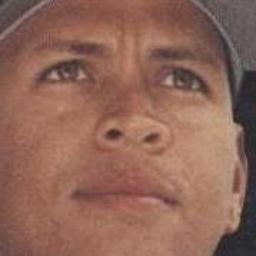
#> input picture Mini_Project/dataset/000_004.jpg, 256 x 256 px; its folder holds only this picture in this run
$ python PCA.py
#> lines starting #> are read from the running program, lines starting #| are printed output that depends on the picture
import matplotlib.image as mpimg
import os
from PIL import Image
import numpy as np
import matplotlib.pyplot as plt
from mpl_toolkits.mplot3d import Axes3D


dirListing = os.listdir('./dataset') # Access the directory
editFiles = []
for item in dirListing:
   if ".jpg" in item:
       editFiles.append('./dataset' +'/'+item) # Saving path of images in list

#print (editFiles)

im_matrix = np.empty((520,1024))
j=0
for i in editFiles:
	img = np.array(Image.open(i).convert('L')) # Converting all images into grayscale & images to array
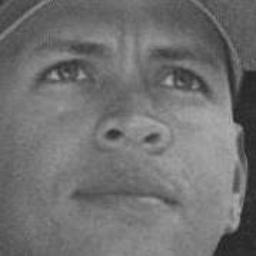
#> img: shape (256, 256); min 31, max 178, mean 112.6
	img_r = np.resize(img,(32,32)) # Resize image
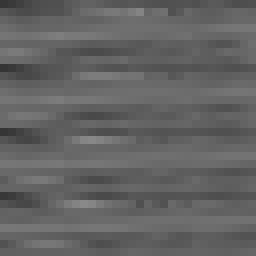
#> img_r: shape (32, 32) (shown 8 times larger); min 53, max 137, mean 98.9
	pix = img_r.flatten()
#> pix = 1024 values, max 137 at index 810, min 53 at index 256, mean 98.89
	im_matrix[j] = pix  # Now creating a matrix to store all flatten images
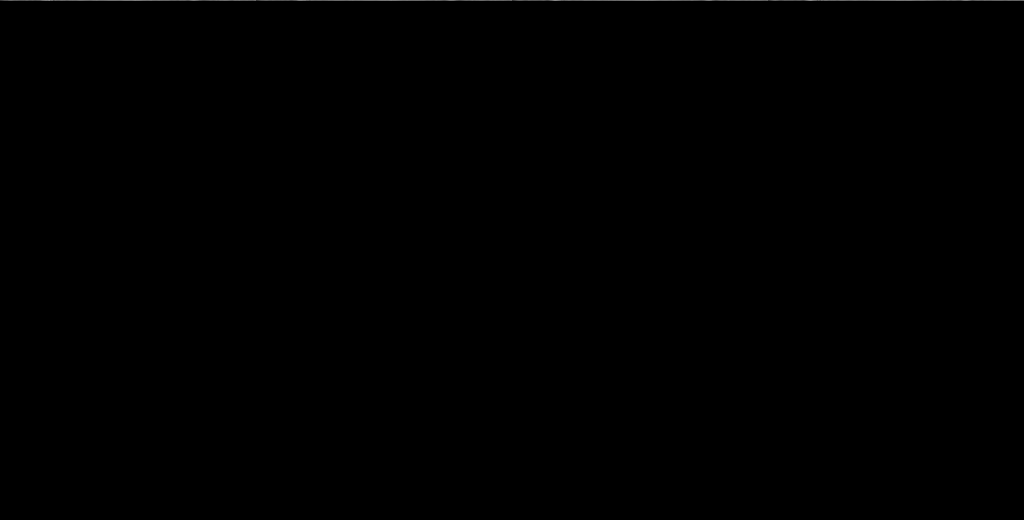
#> im_matrix: shape (520, 1024) float64; min 0, max 137, mean 0.2
	j+=1


num_data,dim = im_matrix.shape # Gives Rows and columns
#> num_data = 520; dim = 1024

im_mean = im_matrix.mean(0)
#> im_mean = 1024 values, max 0.263 at index 810, min 0.102 at index 256, mean 0.19
im_matrix = im_matrix - im_mean

u,s,v = np.linalg.svd(im_matrix)
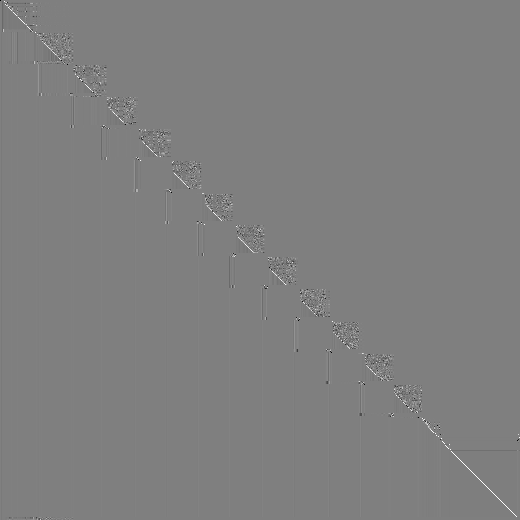
#> u: shape (520, 520) float64; min -0.999, max 0.993, mean -0.000103; drawn with min black and max white
#> s = 520 values, max 3185.2 at index 0, min 3.18e-13 at index 2, mean 6.13

v = np.transpose(v); # Transpose
coeff = np.matmul(im_matrix,v) #Coefficient Matrix
a = coeff[:,0:1]
#> a = 520 values from -3182.2 to 6.13
b = coeff[:,1:2]
#> b = 520 values from -4.57e-14 to 1.49e-16
c = coeff[:,2:3]
#> c = 520 values, max 8.35e-14 at index 0, min 6.44e-16 at index 1, mean 8.03e-16
d = np.zeros(520)

x_axis = []
y_axis = []

'''for k in range(1,500,30):
	im_co   = np.matmul(coeff[:,:k],v[:,:k].T) # Image co-ordinate
	error= np.sum(np.multiply(im_co - im_matrix,im_co - im_matrix))
	x_axis.append(k)
	y_axis.append(error)'''

for i in range(100,600,10):
	# v = v[:,:i] # Cropped Eigen Vector
	i2 = np.matmul(coeff[:,:i],v[:,:i].T)
	diff = ( i2 - im_matrix)
	n1 = np.linalg.norm(diff, axis=1)
	n2 = np.linalg.norm(im_matrix, axis=1)
	ratio = n1/n2
	avg = np.mean(ratio)
	x_axis.append(i)
	y_axis.append(avg)
#> this loop made 50 passes
#> avg on passes 1 to 12: 1.11e-15, 1.12e-15, 1.15e-15, 1.16e-15, 1.17e-15, 1.21e-15, 1.24e-15, 1.27e-15, 1.28e-15, 1.29e-15, 1.29e-15, 1.29e-15
#> after the loop, x_axis = 50 values from 100 to 590; y_axis = 50 values from 1.11e-15 to 1.67e-15


plt.scatter(a,d)
plt.xlabel('PCA-1')
plt.title('1-Dimensional Plot')

plt.figure()
plt.scatter(a,b)
plt.xlabel('PCA-2')
plt.ylabel('PCA-3')
plt.title('2-Dimensional Plot')

fig = plt.figure()
ax = fig.add_subplot(111, projection='3d')

ax.scatter(a, b, c, c='r', marker='o')

ax.set_xlabel('PCA-1')
ax.set_ylabel('PCA-2')
ax.set_zlabel('PCA-3')
plt.title('3-Dimensional Plot')

plt.figure()
plt.plot(x_axis, y_axis)

plt.xlabel('No. of principal components')
plt.ylabel('Mean square error')
plt.title('Mean square error vs No. of principal components')

# function to show the plot

plt.show()
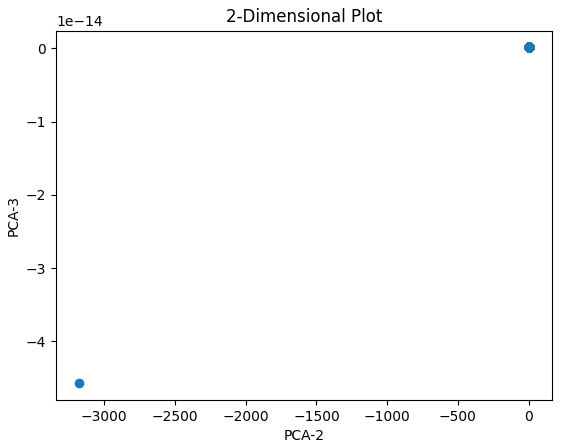
#> figure drawn by matplotlib, 1 panel
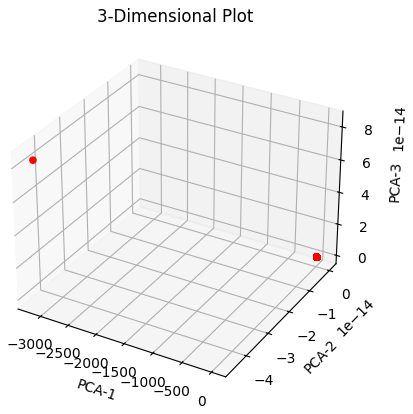
#> figure drawn by matplotlib, 1 panel
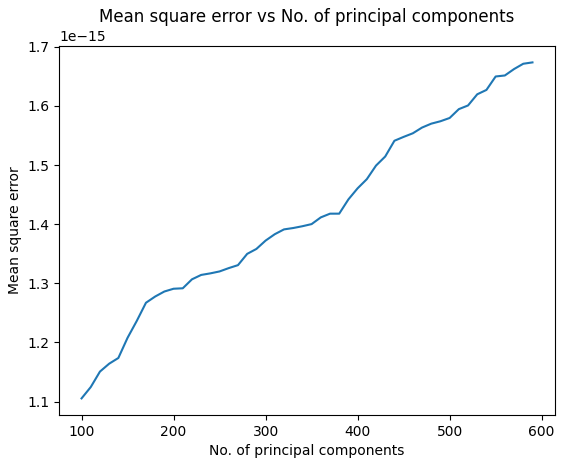
#> figure drawn by matplotlib, 1 panel; curve peaks at x = 590, y = 1.67e-15

$ run again, on Mini_Project/dataset/000_019.jpg
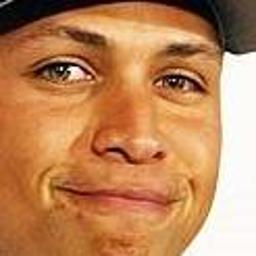
#> input picture Mini_Project/dataset/000_019.jpg, 256 x 256 px
#> pix = 1024 values, max 168 at index 8, min 0 at index 0, mean 30.67
#> im_mean = 1024 values, max 0.323 at index 8, min 0 at index 0, mean 0.059
#> `u,s,v = np.linalg.svd(im_matrix)`:
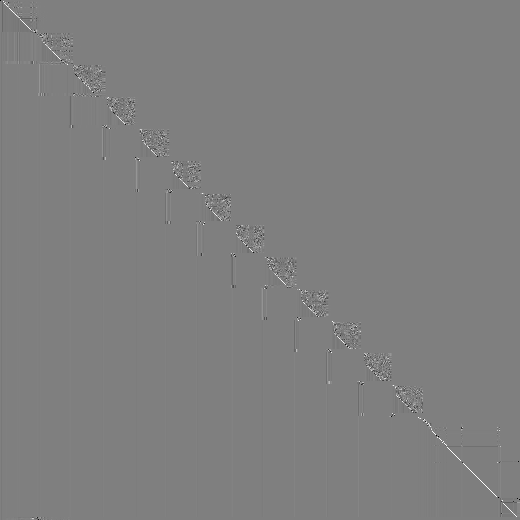
#> u: shape (520, 520) float64; min -0.999, max 0.995, mean -0.000102; drawn with min black and max white
#> s = 520 values, max 1496.9 at index 0, min 1.5e-13 at index 2, mean 2.88
#> a = 520 values from -1495.5 to 2.88
#> b = 520 values, max 4.71e-13 at index 0, min -7.77e-16 at index 1, mean 1.3e-16
#> c = 520 values, max 9.95e-14 at index 0, min -3.05e-16 at index 1, mean -1.13e-16
#> the loop `for i in range(100,600,10):` made 50 passes
#> avg on passes 1 to 8: 2.05e-15, 2.05e-15, 2.06e-15, 2.06e-15, 2.06e-15, 2.07e-15, 2.07e-15, 2.07e-15
#> after the loop `for i in range(100,600,10):`: x_axis = 50 values from 100 to 590; y_axis = 50 values, max 2.37e-15 at index 44, min 2.05e-15 at index 0, mean 2.2e-15
#> `plt.show()`:
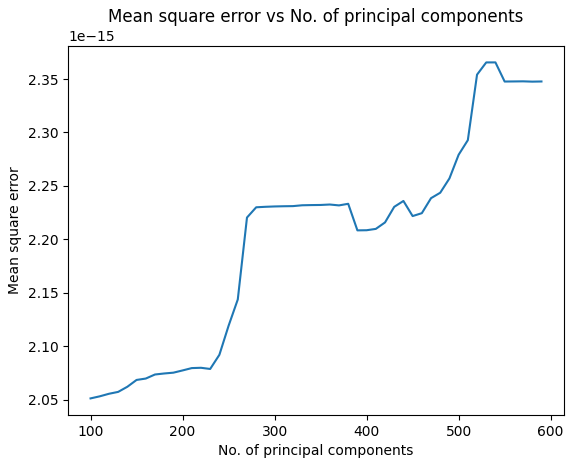
#> figure drawn by matplotlib, 1 panel; curve peaks at x = 540, y = 2.37e-15

$ run again, on Mini_Project/dataset/000_023.jpg
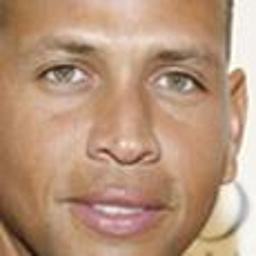
#> input picture Mini_Project/dataset/000_023.jpg, 256 x 256 px
#> pix = 1024 values, max 253 at index 236, min 79 at index 997, mean 163
#> im_mean = 1024 values, max 0.487 at index 236, min 0.152 at index 997, mean 0.314
#> s = 520 values, max 5357.9 at index 0, min 5.35e-13 at index 2, mean 10.3
#> a = 520 values from -5352.8 to 10.31
#> b = 520 values from -1.13e-12 to 2.1e-15
#> c = 520 values, max 7.82e-14 at index 0, min 5.97e-16 at index 1, mean 7.46e-16
#> the loop `for i in range(100,600,10):` made 50 passes
#> avg on passes 1 to 8: 1.23e-15, 1.25e-15, 1.27e-15, 1.27e-15, 1.29e-15, 1.3e-15, 1.3e-15, 1.31e-15
#> after the loop `for i in range(100,600,10):`:
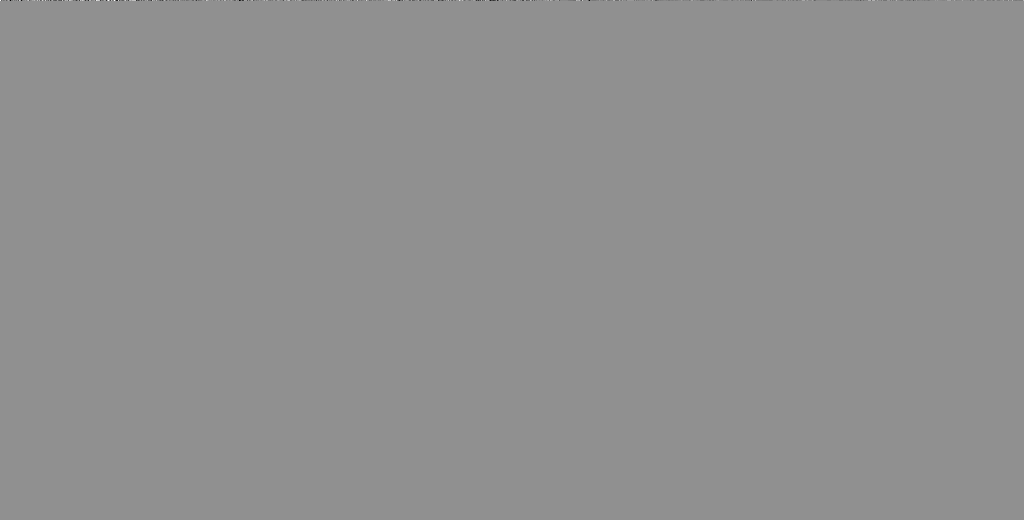
#> diff: shape (520, 1024) float64; min -1.08e-12, max 8.24e-13, mean -4.1e-16; drawn with min black and max white
#> after the loop `for i in range(100,600,10):`: x_axis = 50 values from 100 to 590; y_axis = 50 values, max 1.54e-15 at index 49, min 1.23e-15 at index 0, mean 1.4e-15
#> `plt.show()`:
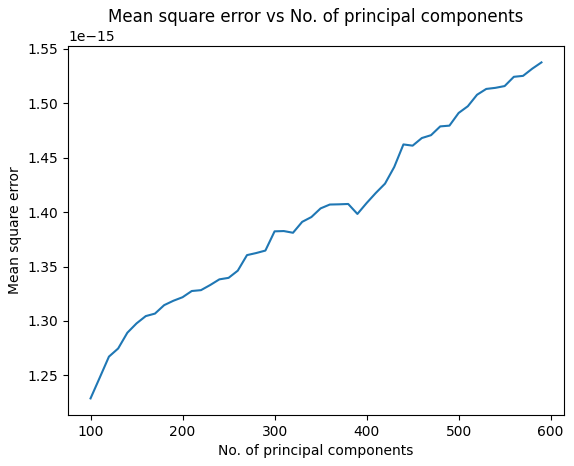
#> figure drawn by matplotlib, 1 panel; curve peaks at x = 590, y = 1.54e-15

$ run again, on Mini_Project/dataset/000_026.jpg
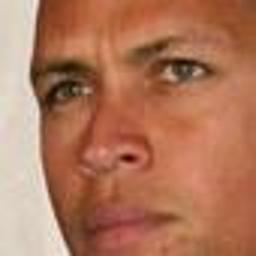
#> input picture Mini_Project/dataset/000_026.jpg, 256 x 256 px
#> pix = 1024 values, max 234 at index 35, min 62 at index 44, mean 122.6
#> im_mean = 1024 values, max 0.45 at index 35, min 0.119 at index 44, mean 0.236
#> s = 520 values, max 4133.8 at index 0, min 4.13e-13 at index 2, mean 7.95
#> a = 520 values from -4129.9 to 7.96
#> b = 520 values, max 1.2e-13 at index 0, min -2.22e-16 at index 1, mean 9.83e-18
#> c = 520 values, max 1.31e-12 at index 0, min -2.93e-15 at index 1, mean -4.08e-16
#> the loop `for i in range(100,600,10):` made 50 passes
#> avg on passes 1 to 8: 1.24e-15, 1.26e-15, 1.3e-15, 1.31e-15, 1.33e-15, 1.35e-15, 1.37e-15, 1.38e-15
#> after the loop `for i in range(100,600,10):`: x_axis = 50 values from 100 to 590; y_axis = 50 values, max 1.7e-15 at index 45, min 1.24e-15 at index 0, mean 1.49e-15
#> `plt.show()`:
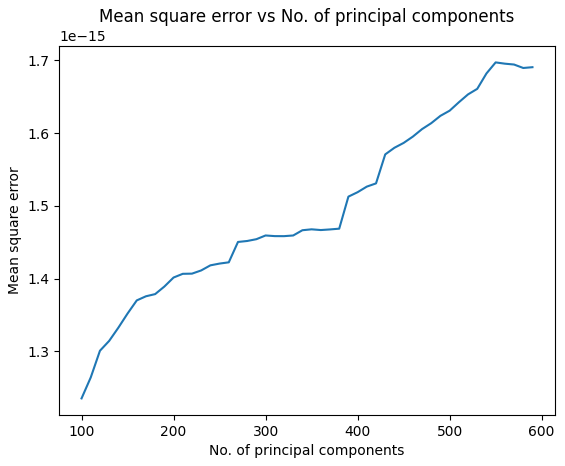
#> figure drawn by matplotlib, 1 panel; curve peaks at x = 550, y = 1.7e-15
